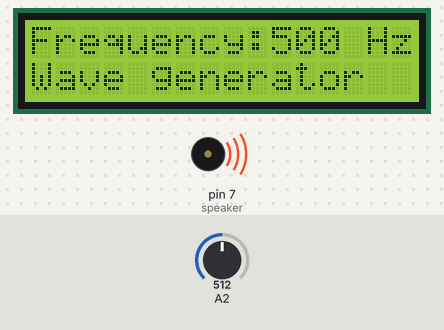
This sketch was run on a simulated Arduino Uno, built with avr-gcc and run on an emulated ATmega328P. On the bench: 16×2 character LCD, buzzer (waves = sounding). Inputs (shaded band) come from the test bench; at power-on: A2 = 512.

Above: at 3.2 s.
3.3 s: A2 set to 0
At 4.4 s:
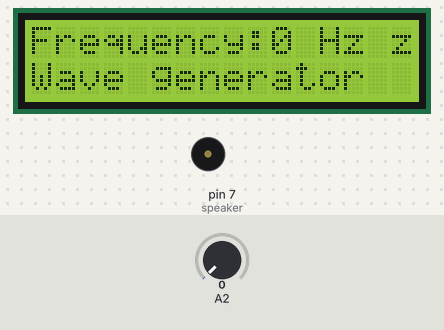
4.9 s: A2 set to 122
At 6.0 s:
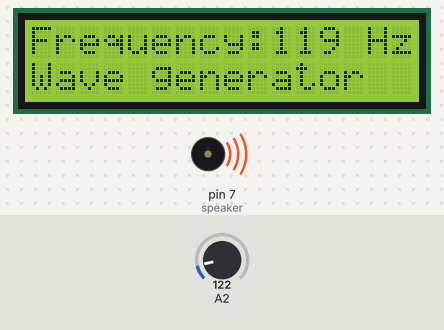
6.5 s: A2 set to 306
At 7.2 s:
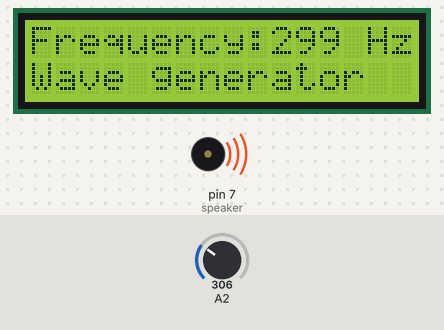
Timing chart, 0 to 9.5 s (numbered marks = the images above; inputs shaded):
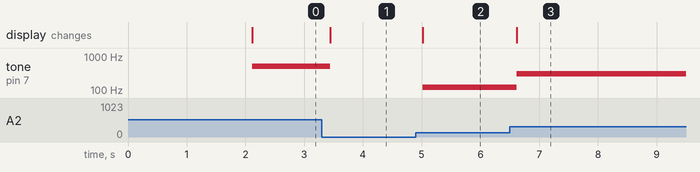

Measured:
- after the input at 3.3 s, tone on pin 7 (speaker): 500 Hz → silent after 0.14 s; the display: changes after 0.14 s (image 1)
- after the input at 4.9 s, tone on pin 7 (speaker): silent → 119 Hz after 0.12 s; the display: changes after 0.12 s (image 2)
- after the input at 6.5 s, tone on pin 7 (speaker): 119 Hz → 299 Hz after 0.12 s; the display: changes after 0.12 s (image 3)

The sketch:

function_generator.ino
```cpp
#include <Wire.h>
#include <LiquidCrystal_I2C.h>
LiquidCrystal_I2C lcd (0x27, 16, 2);
int speaker=7;
void setup()
{
pinMode(7,OUTPUT);
lcd.begin();
lcd.home();
lcd.print("Configuring...");
delay(2000);
}
void loop()
{
int frequency = map(analogRead(A2),0,1023,0,1000);
lcd.home();
lcd.print("Frequency:");
lcd.print(frequency);
lcd.print(" Hz");
lcd.print(" ");
lcd.setCursor(0,16);
lcd.print("Wave generator");
tone(speaker,frequency);
lcd.noCursor();
delay(100);
}
```
